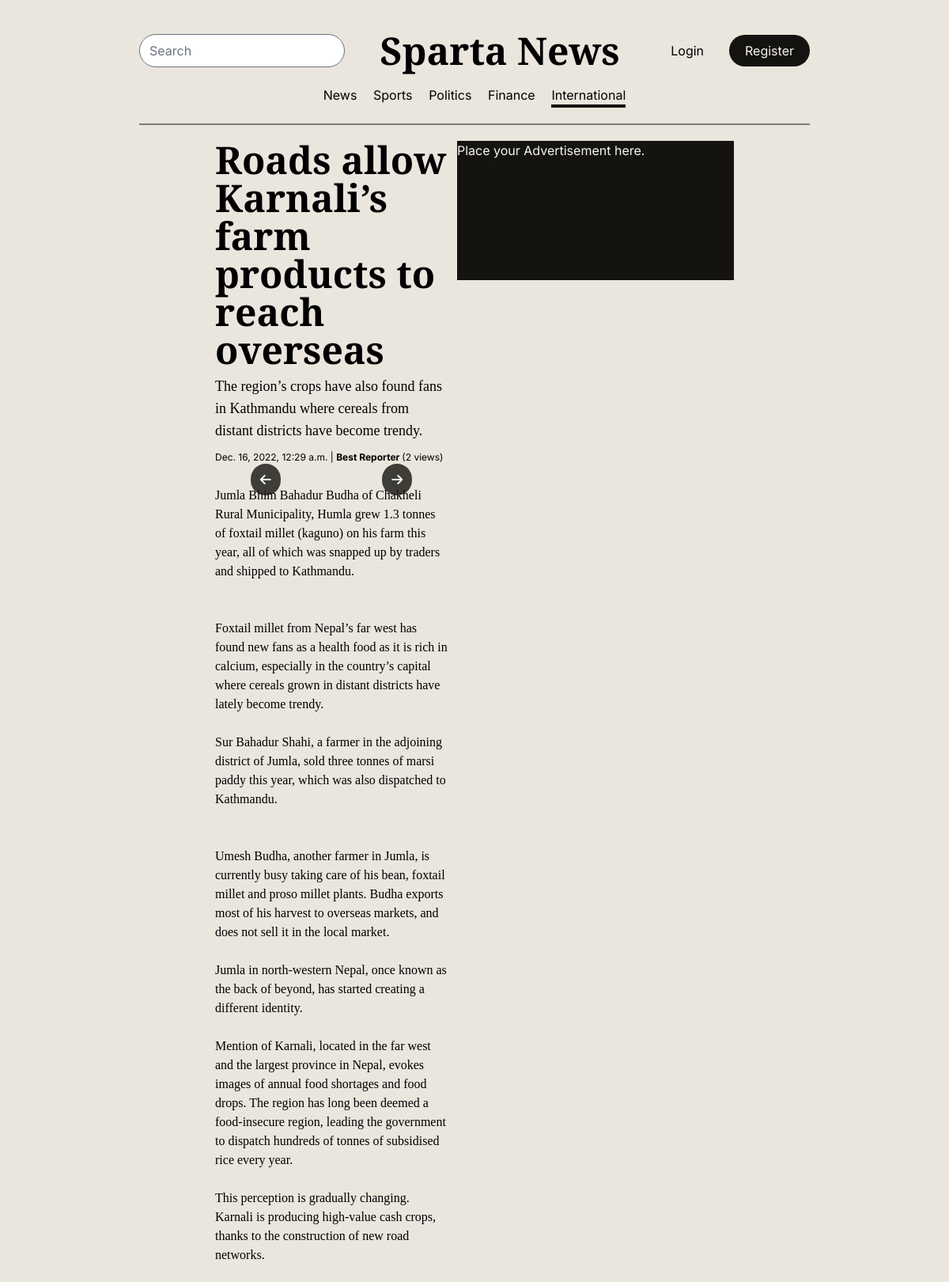
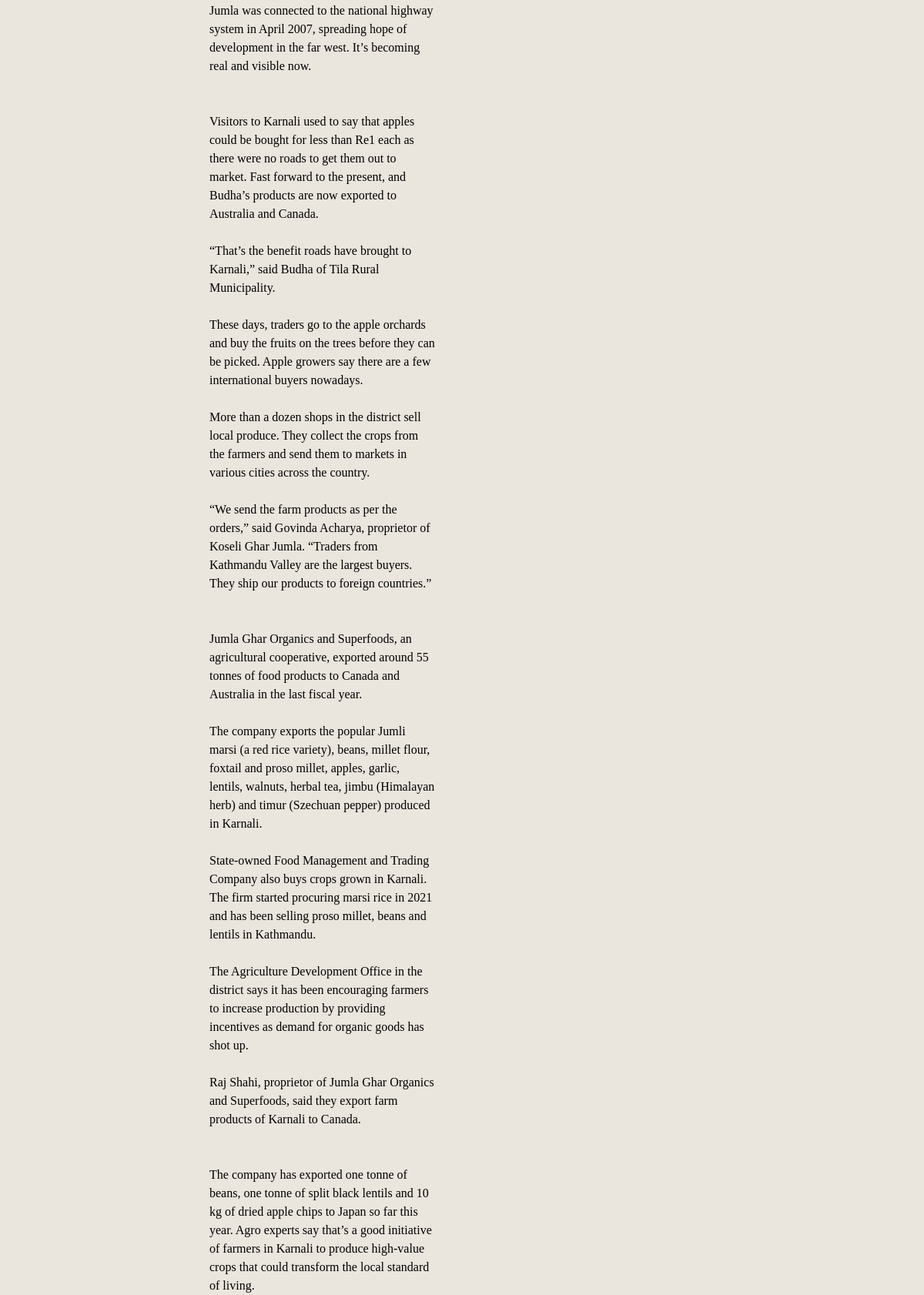
Page /news/roads-allow-karnalis-farm-products-to-reach/ on the committed database (2 pictures, top to bottom).
### news_portal/models.py (models this page shows, shortened)
class News(models.Model):
    slug = models.SlugField(unique=True)
    created_by = models.ForeignKey(Reporter, on_delete=models.PROTECT)
    title = models.CharField(max_length=1000, verbose_name="Title")
    sub_title = models.CharField(max_length=1000, verbose_name="Sub Title")
    body = models.TextField(verbose_name="Body")
    image1 = models.ImageField(
        blank=True, null=True, upload_to="photos", verbose_name="Images"
    )
    image2 = models.ImageField(
        blank=True, null=True, upload_to="photos", verbose_name="Images"
    )
    image3 = models.ImageField(
        blank=True, null=True, upload_to="photos", verbose_name="Images"
    )
    source = models.CharField(max_length=100, choices=SOURCE_CHOICES)
    location = models.CharField(max_length=100)
    category = models.CharField(max_length=100, choices=NewsCategory.choices)
    upload_date = models.DateTimeField(auto_now_add=True)
    edit_date = models.DateTimeField(auto_now=True)
    is_anonymous = models.BooleanField(
        default=False, verbose_name="Report Anonymously?"
    )
    view_count = models.BigIntegerField(default=0)
    coin_generated = models.BigIntegerField(default=0)
    objects = NewsManager()

class PortalUser(AbstractBaseUser):
    user_type = models.CharField(
        max_length=25, choices=UserTypes.choices, default=UserTypes.READER
    )
    username = models.CharField(max_length=50, unique=True)
    email = models.EmailField(max_length=100, null=True, blank=True)
    is_active = models.BooleanField(default=True)
    is_staff = models.BooleanField(default=False)
    is_admin = models.BooleanField(default=False)
    is_superuser = models.BooleanField(default=False)
    is_verified = models.BooleanField(default=False)
    first_name = models.CharField(
        max_length=100, verbose_name="First Name", null=True, blank=True
    )
    middle_name = models.CharField(
        max_length=100, verbose_name="Middle Name", null=True, blank=True
    )
    last_name = models.CharField(
        max_length=100, verbose_name="Last Name", null=True, blank=True
    )
    gender = models.CharField(
        max_length=20,
        verbose_name="Gender",
        choices=GENDER_CHOICES,
        null=True,
        blank=True,
    )
    dob = models.DateField(verbose_name="Date of Birth", null=True, blank=True)
    contact_number = models.CharField(
        max_length=10, verbose_name="Contact Number", null=True, blank=True
    )
    photo = models.ImageField(
        verbose_name="User Photo", null=True, blank=True, upload_to="photos"
    )
    city = models.CharField(
        max_length=50, verbose_name="Permanent Address", null=True, blank=True
    )
    USERNAME_FIELD = "username"
    objects = PortalUserManager()

### news_portal/views.py (the view)
# urls.py: path("news/<slug:slug>/", view_news, name="view_news"),
def view_news(request: HttpRequest, slug):
    news = get_object_or_404(News, slug=slug)
    news.view_count += 1
    news.save()
    context = {
        "news": news,
        "news_categories": NewsCategory.choices,
        "active_cat": news.category,
    }
    return render(request, "news_portal/news/index.html", context)

### news_portal/templates/news_portal/news/index.html (shortened to what this page needs)
{% extends 'base.html' %}
{% load static %}
{% block bodyContent %}
<body class="bg-tan mx-20 px-24">
    {% include 'navbar.html' %}
    <div class="container px-24 mx-auto flex gap-3">
        <div class="news-container gap-3 w-auto flex flex-col">
            <div class="headings">
                <h1 class="font-heading font-semibold text-5xl">{{news.title}}</h1>
                <h1 class="font-heading font-medium text-lg mt-2">{{news.sub_title}}</h1>
            </div>
            <div class="author text-xs">
                {{news.upload_date}} | <strong>
                    {% if news.is_anonymous %}
                    Anonymous
                    {% else %}
                    {{news.created_by.first_name}} {{news.created_by.last_name}}
                    {% endif %}
                </strong> ({{news.view_count}} view{{news.view_count|pluralize}})
            </div>
            <div class="news-contents">
                {% if news.image1 or news.image2 or news.image3 %}
                <div id="news-image-holder" class="my-2 w-3/4 mx-auto h-fit relative">
                    <i class="fa-solid fa-arrow-left absolute z-20 text-white left-2 top-1/2 bg-black p-3 rounded-full bg-opacity-80 hover:bg-opacity-40 cursor-pointer transition-all duration-300 -translate-y-1/2"
                        id="browse-left"></i>
                    <i class="fa-solid fa-arrow-right absolute z-20 text-white right-2 top-1/2 bg-black p-3 rounded-full bg-opacity-80 hover:bg-opacity-40 cursor-pointer transition-all duration-300 -translate-y-1/2"
                        id="browse-right"></i>
                </div>
                {% endif %}
                <p class="font-roman">{{news.location}} {{news.body|linebreaksbr}}</p>
            </div>
        </div>
        <aside>
            <div class="ad-banner bg-black w-smallAd text-white h-44">
                Place your Advertisement here.
            </div>
        </aside>
    </div>
</body>
{% endblock %}

### theme/templates/base.html (shortened to what this page needs)
{% load static tailwind_tags %}
<!DOCTYPE html>
<html lang="en">
<head>
	{% tailwind_css %}
</head>
{% block bodyContent %}
{% endblock %}
</html>

### news_portal/templates/navbar.html (shortened to what this page needs)
<nav class="pt-10 pb-5 border-b-2 border-b-black border-opacity-50 mb-5">
    <div class="top-bar flex items-center justify-between">
        <input type="text" placeholder="Search" class="rounded-full">
        <h1 class="font-heading text-5xl font-bold">Sparta News</h1>
        <div class="user-links flex items-center relative gap-3">
            {% if user.is_authenticated %}
            Hello, {{user.username}} <i class="fa-solid fa-user"></i>
            {% else %}
            <a href="{% url 'login' %}" class="rounded-full px-5 py-2">Login</a>
            <a href="{% url 'register' %}"
                class="rounded-full bg-black text-white  hover:bg-opacity-80 cursor-pointer transition-colors duration-300 px-5 py-2">Register</a>
            {% endif %}
        </div>
    </div>
    <div class="bottom-bar flex mx-auto justify-evenly mt-5 w-1/2">
        <a href="{% url 'home' %}" {% if active_cat == 'news' %} class="border-b-4 border-b-black" {% endif %}>News</a>
        {% for cat_value, cat_label in news_categories %}
        <a href="{% url 'cat_view' cat_value %}" {% if active_cat == cat_value %} class="border-b-4 border-b-black"
            {% endif %}>{{cat_label}}</a>
        {% endfor %}
    </div>
</nav>

### rows in the picture
News: title "Roads allow Karnali’s farm products to reach overseas", sub_title "The region’s crops have also found fans in Kathmandu where cereals from distant districts have become trendy.", upload_date "Dec. 16, 2022, 12:29 a.m.", created_by.first_name "Best", created_by.last_name "Reporter", view_count "2", location "Jumla", body "Bhim Bahadur Budha of Chakheli Rural Municipality, Humla grew 1.3 tonnes of foxtail millet (kaguno) on his farm this year, all of which was snapped up by traders and shipped to Kathmandu. Foxtail millet from Nepal’s far west has found new fans as a health food as it is rich in calcium, especially in the country’s capital where cereals grown in distant districts have lately become trendy. Sur Bahadur Shahi, a farmer in the adjoining district of Jumla, sold three tonnes of marsi paddy this year, which was also dispatched to Kathmandu. Umesh Budha, another farmer in Jumla, is currently busy taking care of his bean, foxtail millet and proso millet plants. Budha exports most of his harvest to…"

### other values in the picture
{{ cat_label }} "Sports" "Politics" "Finance" "International"
